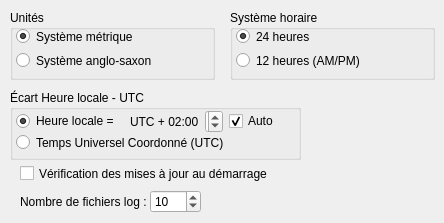
     <widget class="QWidget" name="systeme">
      <property name="autoFillBackground">
       <bool>true</bool>
      </property>
      <attribute name="title">
       <string>Système</string>
      </attribute>
      <widget class="QCheckBox" name="verifMAJ">
       <property name="geometry">
        <rect>
         <x>20</x>
         <y>165</y>
         <width>281</width>
         <height>17</height>
        </rect>
       </property>
       <property name="font">
        <font/>
       </property>
       <property name="text">
        <string>Vérification des mises à jour au démarrage</string>
       </property>
      </widget>
      <widget class="QGroupBox" name="groupBoxOffsetUTC">
       <property name="geometry">
        <rect>
         <x>10</x>
         <y>90</y>
         <width>291</width>
         <height>70</height>
        </rect>
       </property>
       <property name="font">
        <font/>
       </property>
       <property name="title">
        <string>Écart Heure locale - UTC</string>
       </property>
       <widget class="QRadioButton" name="utc">
        <property name="geometry">
         <rect>
          <x>6</x>
          <y>44</y>
          <width>281</width>
          <height>17</height>
         </rect>
        </property>
        <property name="font">
         <font/>
        </property>
        <property name="text">
         <string>Temps Universel Coordonné (UTC)</string>
        </property>
        <property name="checked">
         <bool>false</bool>
        </property>
       </widget>
       <widget class="QWidget" name="gridLayoutWidget">
        <property name="geometry">
         <rect>
          <x>6</x>
          <y>20</y>
          <width>280</width>
          <height>24</height>
         </rect>
        </property>
        <layout class="QGridLayout" name="gridLayout_utc">
         <property name="horizontalSpacing">
          <number>6</number>
         </property>
         <property name="verticalSpacing">
          <number>0</number>
         </property>
         <item row="0" column="0">
          <widget class="QRadioButton" name="heureLegale">
           <property name="font">
            <font/>
           </property>
           <property name="text">
            <string>Heure locale = </string>
           </property>
           <property name="checked">
            <bool>true</bool>
           </property>
          </widget>
         </item>
         <item row="0" column="1">
          <widget class="QLabel" name="tuc">
           <property name="font">
            <font/>
           </property>
           <property name="text">
            <string notr="true">UTC + 02:00</string>
           </property>
           <property name="indent">
            <number>2</number>
           </property>
          </widget>
         </item>
         <item row="0" column="2">
          <widget class="QSpinBox" name="updown">
           <property name="maximumSize">
            <size>
             <width>18</width>
             <height>16777215</height>
            </size>
           </property>
           <property name="font">
            <font/>
           </property>
           <property name="minimum">
            <number>-43200</number>
           </property>
           <property name="maximum">
            <number>46800</number>
           </property>
           <property name="singleStep">
            <number>900</number>
           </property>
          </widget>
         </item>
         <item row="0" column="3">
          <widget class="QCheckBox" name="utcAuto">
           <property name="font">
            <font/>
           </property>
           <property name="text">
            <string extracomment="Automatic">Auto</string>
           </property>
           <property name="checked">
            <bool>true</bool>
           </property>
          </widget>
         </item>
        </layout>
       </widget>
      </widget>
      <widget class="QGroupBox" name="groupBoxUnites">
       <property name="geometry">
        <rect>
         <x>10</x>
         <y>10</y>
         <width>205</width>
         <height>70</height>
        </rect>
       </property>
       <property name="font">
        <font/>
       </property>
       <property name="title">
        <string>Unités</string>
       </property>
       <widget class="QRadioButton" name="unitesKm">
        <property name="geometry">
         <rect>
          <x>6</x>
          <y>18</y>
          <width>191</width>
          <height>17</height>
         </rect>
        </property>
        <property name="font">
         <font/>
        </property>
        <property name="text">
         <string>Système métrique</string>
        </property>
        <property name="checked">
         <bool>true</bool>
        </property>
       </widget>
       <widget class="QRadioButton" name="unitesMi">
        <property name="geometry">
         <rect>
          <x>6</x>
          <y>42</y>
          <width>191</width>
          <height>17</height>
         </rect>
        </property>
        <property name="font">
         <font/>
        </property>
        <property name="text">
         <string>Système anglo-saxon</string>
        </property>
        <property name="checked">
         <bool>false</bool>
        </property>
       </widget>
      </widget>
      <widget class="QGroupBox" name="groupBoxAffichageHeure">
       <property name="geometry">
        <rect>
         <x>230</x>
         <y>10</y>
         <width>205</width>
         <height>70</height>
        </rect>
       </property>
       <property name="font">
        <font/>
       </property>
       <property name="title">
        <string>Système horaire</string>
       </property>
       <widget class="QRadioButton" name="syst24h">
        <property name="geometry">
         <rect>
          <x>6</x>
          <y>18</y>
          <width>191</width>
          <height>17</height>
         </rect>
        </property>
        <property name="font">
         <font/>
        </property>
        <property name="text">
         <string>24 heures</string>
        </property>
        <property name="checked">
         <bool>true</bool>
        </property>
       </widget>
       <widget class="QRadioButton" name="syst12h">
        <property name="geometry">
         <rect>
          <x>6</x>
          <y>42</y>
          <width>191</width>
          <height>17</height>
         </rect>
        </property>
        <property name="font">
         <font/>
        </property>
        <property name="text">
         <string>12 heures (AM/PM)</string>
        </property>
        <property name="checked">
         <bool>false</bool>
        </property>
       </widget>
      </widget>
      <widget class="QWidget" name="formLayoutWidget_81">
       <property name="geometry">
        <rect>
         <x>20</x>
         <y>190</y>
         <width>181</width>
         <height>24</height>
        </rect>
       </property>
       <layout class="QFormLayout" name="formLayout_nbFichiersLog">
        <property name="labelAlignment">
         <set>Qt::AlignmentFlag::AlignLeading|Qt::AlignmentFlag::AlignLeft|Qt::AlignmentFlag::AlignVCenter</set>
        </property>
        <property name="horizontalSpacing">
         <number>3</number>
        </property>
        <property name="verticalSpacing">
         <number>0</number>
        </property>
        <item row="0" column="0">
         <widget class="QLabel" name="lbl_nbFichiersLog">
          <property name="font">
           <font/>
          </property>
          <property name="text">
           <string>Nombre de fichiers log :</string>
          </property>
         </widget>
        </item>
        <item row="0" column="1">
         <widget class="QSpinBox" name="nbFichiersLog">
          <property name="font">
           <font/>
          </property>
          <property name="minimum">
           <number>1</number>
          </property>
          <property name="maximum">
           <number>20</number>
          </property>
          <property name="value">
           <number>10</number>
          </property>
         </widget>
        </item>
       </layout>
      </widget>
     </widget>
